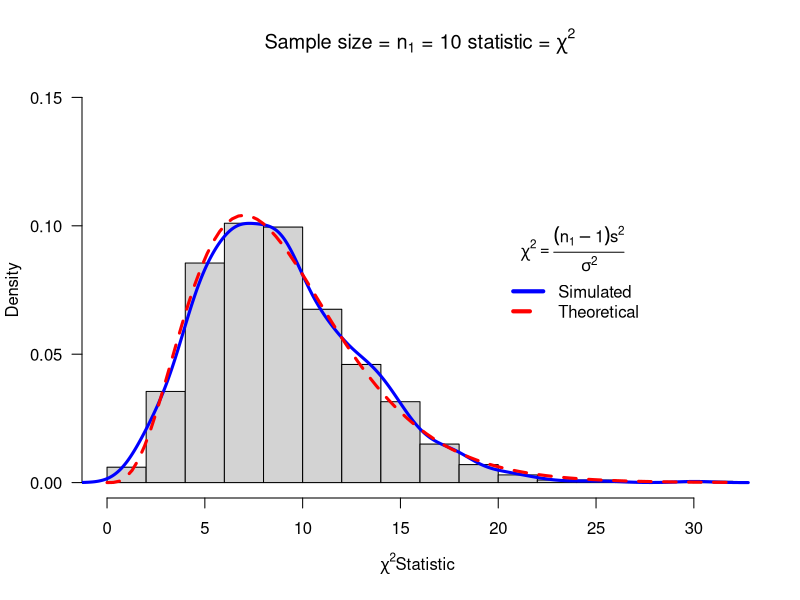
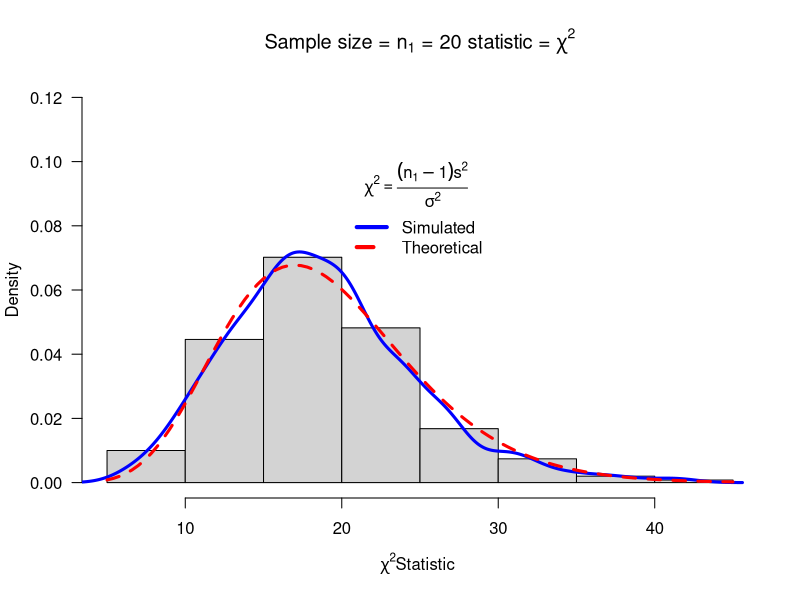
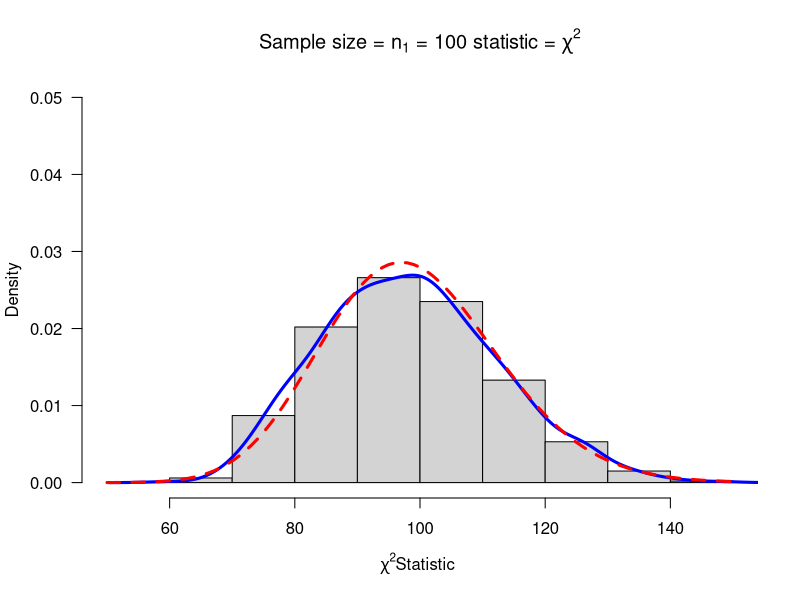
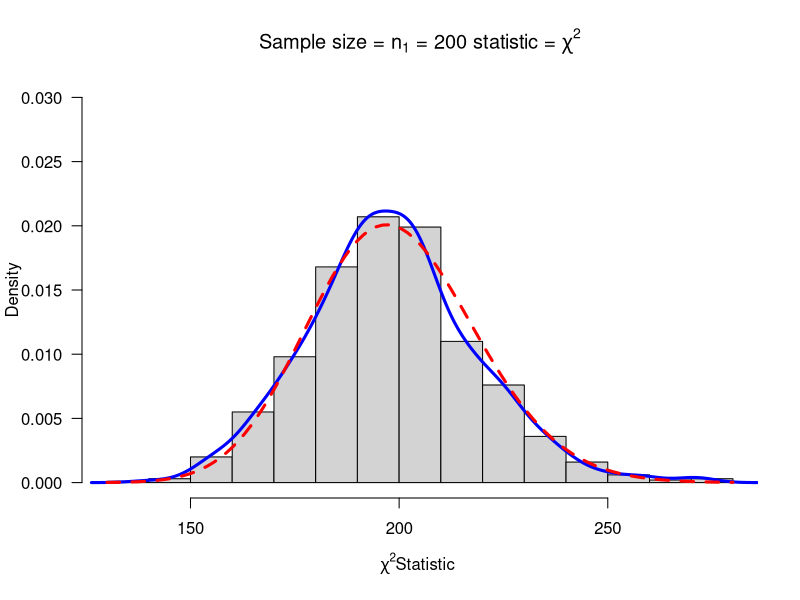
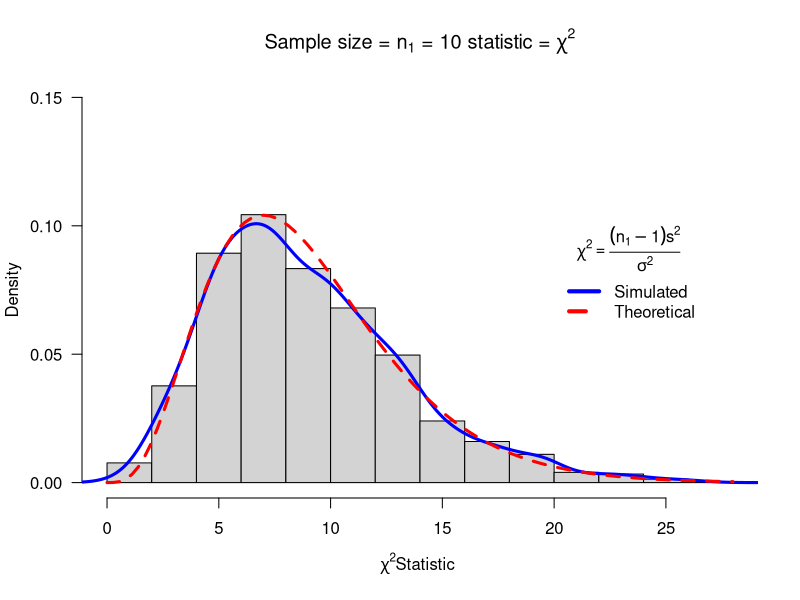
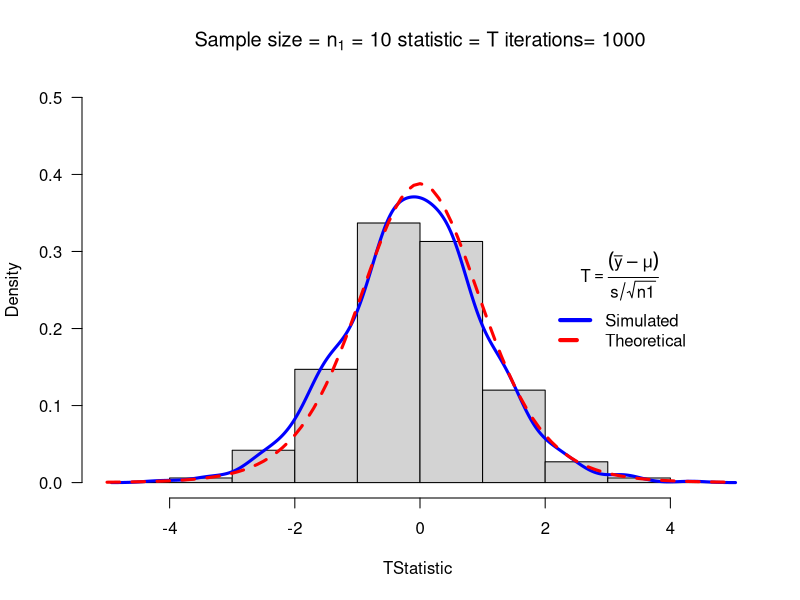
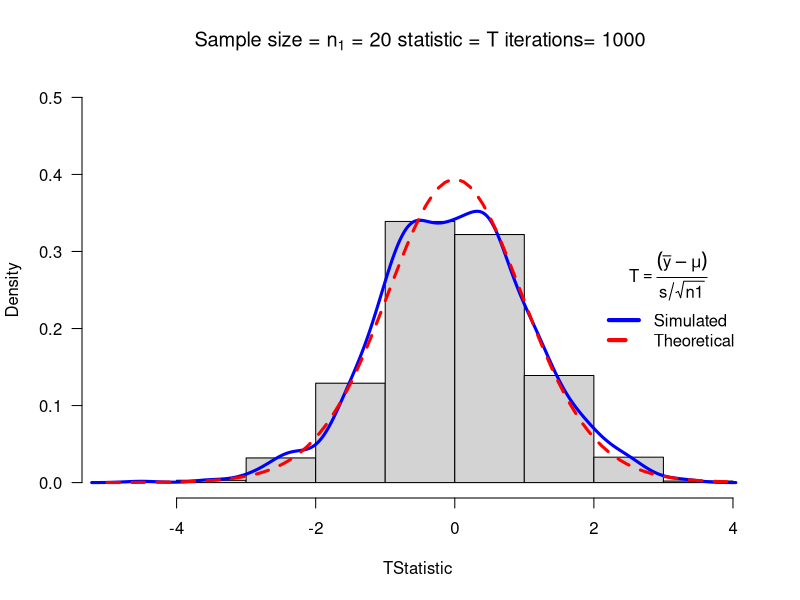
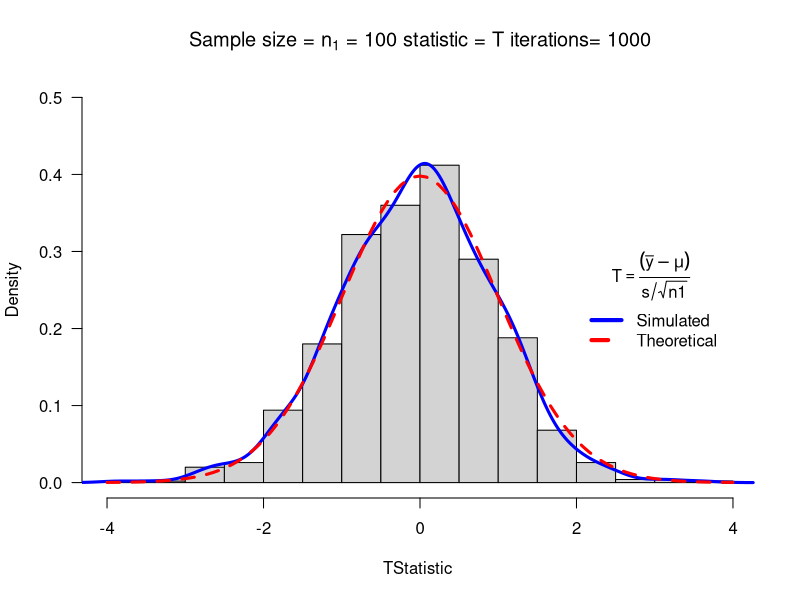

These figures' R source, in order:
## ---- chunk 1
knitr::opts_chunk$set(echo = TRUE)
## ---- chunk 2
getwd()
## ---- chunk 3
mychisim<-function(n1=10,sigma1=3,mean1=5,iter=1000,ymax=0.1,x=20, y=0.1){    # adjust ymax to make graph fit
  
  y1=rnorm(n1*iter,mean=mean1,sd=sigma1)# generate iter samples of size n1
  
  data1.mat=matrix(y1,nrow=n1,ncol=iter,byrow=TRUE) # Each column is a sample size n1
  
  ssq1=apply(data1.mat,2,var) # ssq1 is s squared
  
  w=(n1-1)*ssq1/sigma1^2      #chi-sq stat
  
  hist(w,freq=FALSE, ylim=c(0,ymax), # Histogram with annotation
       main=substitute(paste("Sample size = ",n[1]," = ",n1," statistic = ",chi^2)),
       xlab=expression(paste(chi^2, "Statistic",sep=" ")), las=1)
  lines(density(w),col="Blue",lwd=3) # add a density plot
  curve(dchisq(x,n1-1),add=TRUE,col="Red",lty=2,lwd=3) # add a theoretical curve
  title=expression(chi^2==frac((n[1]-1)*s^2,sigma^2)) #mathematical annotation -see ?plotmath
  legend(x,y,c("Simulated","Theoretical"),col=c("Blue","Red"),lwd=4,lty=1:2,bty="n",title=title) # Legend #
  return()#list(w=w,summary=summary(w),sd=sd(w),fun="Chi-sq")) # some output to use if needed
}
mychisim(n1 = 10, iter=1000,mean = 10, sigma = 4,ymax=0.15)
mychisim(n1 = 20, iter=1000,mean = 10, sigma = 4,ymax=0.12)
mychisim(n1 = 100, iter=1000,mean = 10, sigma = 4,ymax=0.05)
mychisim(n1 = 200, iter=1000,mean = 10, sigma = 4,ymax=0.03)
chisq=mychisim(n1 = 10, iter=1500,mean = 20, sigma = 10,ymax=0.15)
## ---- chunk 4
myTsim<-function(n1=10,sigma1=3,mean1=5,iter=1000,ymax=0.1,x=2,y=0.3,...){    # adjust ymax to make graph fit
 
  y1=rnorm(n1*iter,mean=mean1,sd=sigma1)# generate iter samples of size n1
  
  data1.mat=matrix(y1,nrow=n1,ncol=iter,byrow=TRUE) # Each column is a sample size n1
  
  sd1=apply(data1.mat,2,sd) # sd
  ybar=apply(data1.mat,2,mean)  # mean
  
  w=(ybar-mean1)/(sd1/sqrt(n1))      #T stat
  
  hist(w,freq=FALSE, ylim=c(0,ymax), # Histogram with annotation
       main=substitute(paste("Sample size = ",n[1]," = ",n1," statistic = ",T," iterations= ",iter)),
       xlab=expression(paste(T, "Statistic",sep=" ")), las=1)
  lines(density(w),col="Blue",lwd=3) # add a density plot
  curve(dt(x,n1-1),add=TRUE,col="Red",lty=2,lwd=3) # add a theoretical curve
  title=expression(T==frac((bar(y)-mu),s/sqrt(n1))) #mathematical annotation -see ?plotmath
  legend(x,y,c("Simulated","Theoretical"),col=c("Blue","Red"),lwd=4,lty=1:2,bty="n",title=title) # Legend #
  return()#list(w=w,summary=summary(w),sd=sd(w),fun="T")) # some output to use if needed
}
myTsim(n1 = 10, iter=1000,mean = 10, sigma = 4,ymax=0.5)
myTsim(n1 = 20, iter=1000,mean = 10, sigma = 4,ymax=0.5)
myTsim(n1 = 100, iter=1000,mean = 10, sigma = 4,ymax=0.5)
myTsim(n1 = 200, iter=1000,mean = 10, sigma = 4,ymax=0.5)
T<-myTsim(n1 = 10, iter=1500,mean = 20, sigma = 10,ymax=0.50)
## ---- chunk 5
mychisim2<-function(n1=10,n2=14,sigma1=3,sigma2=3,mean1=5,mean2=10,iter=1000,ymax=0.07,x=40,y=0.04,...){    # adjust ymax to make graph fit
  
  y1=rnorm(n1*iter,mean=mean1,sd=sigma1)# generate iter samples of size n1
  y2=rnorm(n2*iter,mean=mean2,sd=sigma2)
  
  data1.mat=matrix(y1,nrow=n1,ncol=iter,byrow=TRUE) # Each column is a sample size n1
  data2.mat=matrix(y2,nrow=n2,ncol=iter,byrow=TRUE)
  
  ssq1=apply(data1.mat,2,var) # ssq1 is s squared
  ssq2=apply(data2.mat,2,var)
  
  spsq=((n1-1)*ssq1 + (n2-1)*ssq2)/(n1+n2-2) # pooled s squared
  
  w=(n1+n2-2)*spsq/(sigma1^2)#sigma1=sigma2,  Chi square stat
  
  hist(w,freq=FALSE, ylim=c(0,ymax), # Histogram with annotation
       main=substitute(paste("Sample size = ",n[1]+n[2]," = ",n1+n2," statistic = ",chi^2)),
       xlab=expression(paste(chi^2, "Statistic",sep=" ")), las=1)
  lines(density(w),col="Blue",lwd=3) # add a density plot
  curve(dchisq(x,n1+n2-2),add=TRUE,col="Red",lty=2,lwd=3) # add a theoretical curve
  title=expression(chi^2==frac((n[1]+n[2]-2)*S[p]^2,sigma^2)) #mathematical annotation -see ?plotmath
  legend(x,y,c("Simulated","Theoretical"),col=c("Blue","Red"),lwd=4,lty=1:2,bty="n",title=title) # Legend #
  return()#list(w=w,summary=summary(w),sd=sd(w),fun="Chi-sq")) # some output to use if needed
}
mychisim2(n1=10,n2=10,mean1=5,mean2=10,sigma1=4,sigma2=4,iter=1000)
mychisim2(n1=20,n2=10,mean1=3,mean2=5,sigma1=10,sigma2=4,iter=1000)
mychisim2(n1=50,n2=50,mean1=5,mean2=10,sigma1=4,sigma2=4,iter=10000)
mychisim2(n1=80,n2=50,mean1=3,mean2=5,sigma1=10,sigma2=4,iter=10000)
mychisim2(iter=10000)
## ---- chunk 6
myTsim2<-function(n1=10,n2=14,sigma1=3,sigma2=3,mean1=5,mean2=10,iter=1000,ymax=0.5,x=2,y=0.4,...){
  
  y1=rnorm(n1*iter,mean=mean1,sd=sigma1)# generate iter samples of size n1
  y2=rnorm(n2*iter,mean=mean2,sd=sigma2)
  
  data1.mat=matrix(y1,nrow=n1,ncol=iter,byrow=TRUE) # Each column is a sample size n1
  data2.mat=matrix(y2,nrow=n2,ncol=iter,byrow=TRUE)
  
  ssq1=apply(data1.mat,2,var) # ssq1 is s squared
  ssq2=apply(data2.mat,2,var)
  
  ybar1= apply(data1.mat,2,mean)
  ybar2=apply(data2.mat,2,mean)
  
  spsq=((n1-1)*ssq1 + (n2-1)*ssq2)/(n1+n2-2) # pooled s squared
  
  w=((ybar1-ybar2)-(mean1-mean2))/sqrt(spsq*(1/n1+1/n2))#sigma1=sigma2,  Chi square stat
  
  hist(w,freq=FALSE, ylim=c(0,ymax), # Histogram with annotation
       main=substitute(paste("Sample size = ",n[1]+n[2]," = ",n1+n2," statistic = ",T)),
       xlab=paste(" T Statistic",sep=""), las=1)
  lines(density(w),col="Blue",lwd=3) # add a density plot
  curve(dt(x,n1+n2-2),add=TRUE,col="Red",lty=2,lwd=3) # add a theoretical curve
  title=expression(T==frac((bar(Y)[1]-bar(Y)[2])-(mu[1]-mu[2]),S[p]*sqrt(frac(1,n[1])+frac(1,n[2])))) #mathematical annotation -see ?plotmath
  legend(x,y,c("Simulated","Theoretical"),col=c("Blue","Red"),lwd=4,lty=1:2,bty="n",title=title)# Legend #
  return()#list(w=w,summary=summary(w),sdw=sd(w),fun="T")) # some output to use if needed
}
myTsim2(n1=10,n2=10,mean1=5,mean2=10,sigma1=4,sigma2=4,iter=1000)
myTsim2(n1=20,n2=10,mean1=3,mean2=5,sigma1=10,sigma2=4,iter=1000)
myTsim2(n1=50,n2=50,mean1=5,mean2=10,sigma1=4,sigma2=4,iter=10000)
myTsim2(n1=80,n2=50,mean1=3,mean2=5,sigma1=10,sigma2=4,iter=10000)
myTsim2(iter=10000)
## ---- chunk 7
myFsim2<-function(n1=10,n2=14,sigma1=3,sigma2=2,mean1=5,mean2=10,iter=1000,ymax=0.9,x=6,y=0.5,...){
  
  y1=rnorm(n1*iter,mean=mean1,sd=sigma1)# generate iter samples of size n1
  y2=rnorm(n2*iter,mean=mean2,sd=sigma2)
  
  data1.mat=matrix(y1,nrow=n1,ncol=iter,byrow=TRUE) # Each column is a sample size n1
  data2.mat=matrix(y2,nrow=n2,ncol=iter,byrow=TRUE)
  
  ssq1=apply(data1.mat,2,var) # ssq1 is s squared
  ssq2=apply(data2.mat,2,var)
  
  #spsq=((n1-1)*ssq1 + (n2-1)*ssq2)/(n1+n2-2) # pooled s squared
  
  w=ssq1*sigma2^2/(ssq2*sigma1^2) #
  
  hist(w,freq=FALSE, ylim=c(0,ymax), # Histogram with annotation
       main=substitute(paste("Sample size = ",n[1]+n[2]," = ",n1+n2," statistic = ",F)),
       xlab=paste("F Statistic",sep=""), las=1)
  lines(density(w),col="Blue",lwd=3) # add a density plot
  curve(df(x,n1-1,n2-1),xlim=c(0,6),add=TRUE,col="Red",lty=2,lwd=3) # add a theoretical curve
  title=expression(F==frac(s[1]^2,s[2]^2)*frac(sigma[2]^2,sigma[1]^2)) #mathematical annotation -see ?plotmath
  legend(x,y,c("Simulated","Theoretical"),col=c("Blue","Red"),lwd=4,lty=1:2,bty="n",title=title)# Legend #
  return()#list(w=w,summary=summary(w),sd=sd(w),fun="F")) # some output to use if needed
}
myFsim2(n1=10,n2=10,mean1=5,mean2=10,sigma1=4,sigma2=4,iter=1000)
myFsim2(n1=20,n2=10,mean1=3,mean2=5,sigma1=10,sigma2=4,iter=1000)
myFsim2(n1=50,n2=50,mean1=5,mean2=10,sigma1=4,sigma2=4,iter=10000, ymax=2)
myFsim2(n1=80,n2=50,mean1=3,mean2=5,sigma1=10,sigma2=4,iter=10000, ymax=2)
myFsim2(iter=10000)
